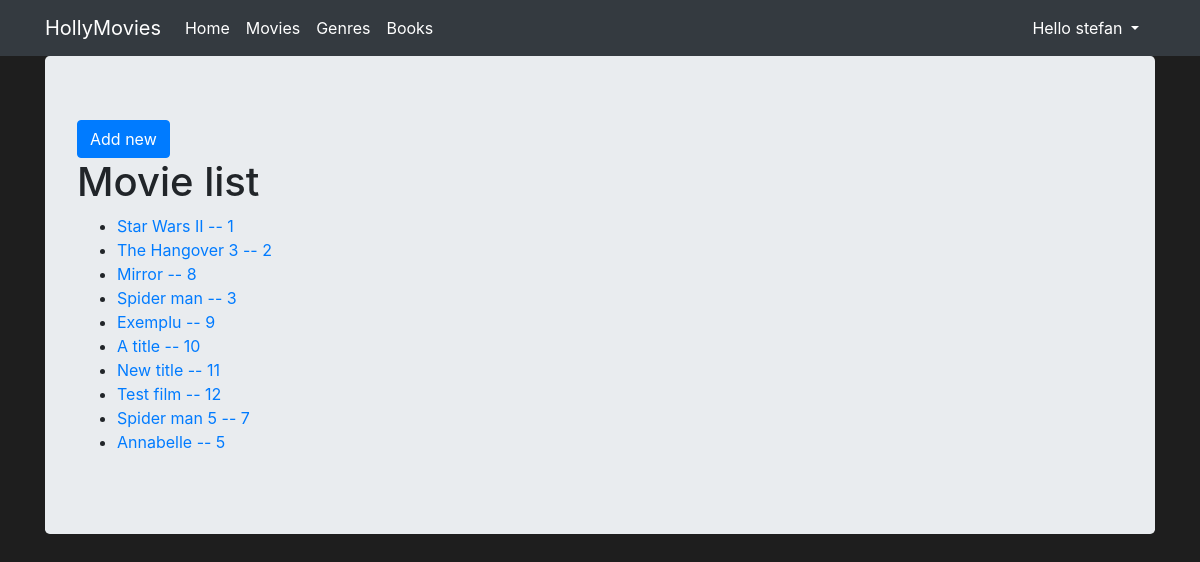
Page /movies/ (signed in) on the earlier database version.
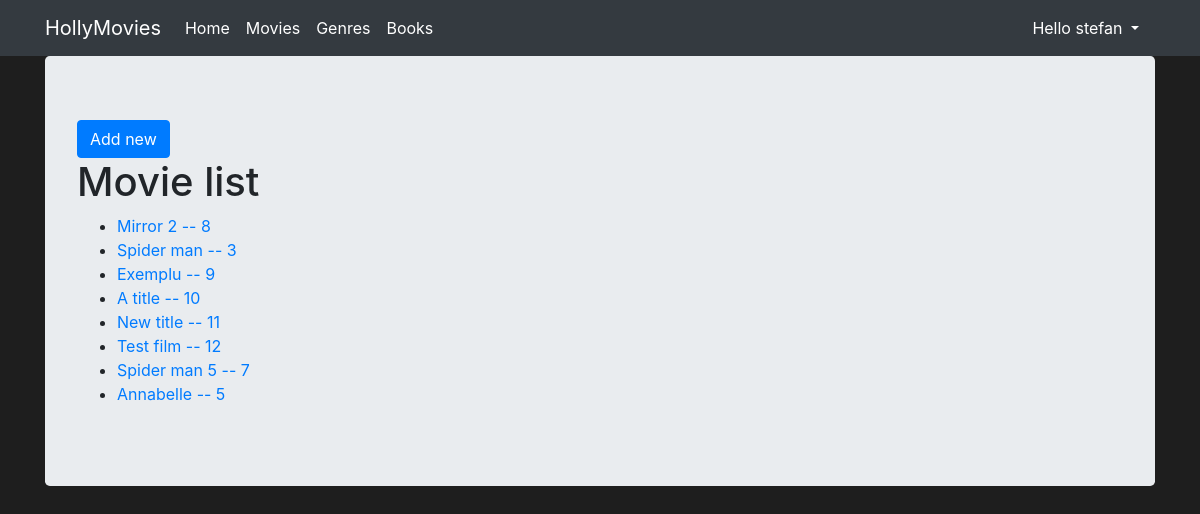
Same page on the later database version.
### viewer/models.py (models this page shows, shortened)
class Movie(Model):
    title = CharField(max_length=128)
    genre = ForeignKey(Genre, on_delete=DO_NOTHING)
    rating = IntegerField()
    released = DateField()
    description = TextField()
    actors = ManyToManyField(Actor)
    created = DateTimeField(auto_now_add=True)

### viewer/views.py (the view)
# urls.py: path('', MoviesView.as_view(), name='movies'),
class MoviesView(PermissionRequiredMixin, ListView):
    template_name = 'movies.html'
    model = Movie
    permission_required = 'viewer.view_movie'
    def get_queryset(self):
        qs = super().get_queryset()
        return qs.order_by('released')

### viewer/templates/movies.html (shortened to what this page needs)
{% extends 'base.html' %}
{% block content %}
    {% if perms.viewer.add_movie %}
        <a href="{% url 'movies_create' %}" class="btn btn-primary">Add new</a>
    {% else %}
        <p>Nu poti adauga filme!</p>
    {% endif %}
    <h1>Movie list</h1>
    <ul>
        {% for movie in object_list %}
            <li>
                <a href="{% url 'movies_detail' movie.id %}">{{ movie.title }} -- {{ movie.pk }}</a>
            </li>
        {% endfor %}
    </ul>
{% endblock %}

Differences in the rows shown:
removed Movie: title "Star Wars II", pk "1"
removed Movie: title "The Hangover 3", pk "2"
changed Movie id 8: title "Mirror" → "Mirror 2"
